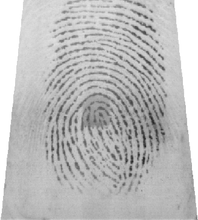
%> input picture Databaser/DB2_B/101_2.tif, 198 x 220 px, shrunk from 328 x 364 before the run
$ octave fingerprint_tets.m   (GNU Octave 9; MATLAB toolbox functions it lacks are replaced by stand-ins)
%> lines starting %> are read from the running program, lines starting %| are printed output that depends on the picture
%% Test
clc
clearvars
addpath('C:\Users\admin\Desktop\Skola\Image Analysis')
addpath('C:\Users\admin\Desktop\Skola\Image Analysis\TMS016_matlab\TMS016_funftions')
addpath('C:\Users\admin\Desktop\Skola\Image Analysis\\')
x = imread('101_2.tif');
%> x is the input picture: size 220x198 uint8; min 38, max 255, mean 188.3
%x = imread('testare.png');
%x = rgb2gray(x);
%x = imread('101_2.tif');
x = double(x);% /255;
%> x: size 220x198 double

%invert image
x = 255 - x;
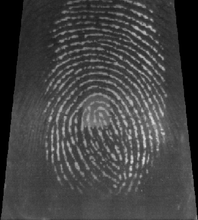
%> x: size 220x198 double; min 0, max 217, mean 66.7
x = double(x);
%dumb test code
%x=x(3:322, 6:325);
%size(x)

[m, n, d] = size(x);
%> m = 220; n = 198; d = 1
figure(1)
imshow(uint8(255-x))
%% Normalizing image
% Flatten image
x_t = reshape(x, 1, []);

% Average
scale = 1/(n*m);
%> scale = 2.3e-05
M_image = sum(x_t)*scale;
%> M_image = 66.7

% Variance
V = scale*(sum((x_t - M_image).^2));
%> V = 1226.4

V_0 = 50; %/255; % from litterature
M_0 = 150; %/255; % fomr litterature

N_t = zeros(size(x_t));

for i=1:n*m
   if x_t(i) < M_image
      norm = M_0 - sqrt(V_0*((x_t(i) - M_image)^2)/V);
      N_t(i) = norm;
   else
      N_t(i) = M_0 + sqrt(V_0*((x_t(i) - M_image)^2)/V);
   end
end
%> after the loop, norm = 146.4

% rescale
idx = find(N_t<0);
%> idx = []
N_t(idx) = 0;

%%
figure(2)
imshow(uint8(255 - reshape(N_t, m, [])))
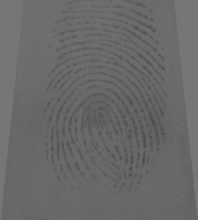
%> displayed picture: size 220x198, on the screen's scale of 0 to 255; min 75, max 118, mean 105
%% Image segmentation

% Dividing into blocks
w = 20;
M = floor(m/w);
%> M = 11
N = floor(n/w);
%> N = 9

rw = w*ones(1, M);
cw = w*ones(1, N);

%> (the run ends here)

$ run again, with Databaser/DB2_B/101_1.tif copied over Databaser/DB2_B/101_2.tif
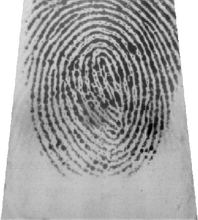
%> input picture Databaser/DB2_B/101_1.tif, 198 x 220 px, shrunk from 328 x 364 before the run
%> x is the input picture: size 220x198 uint8; min 0, max 255, mean 164.6
%> `x = 255 - x;`:
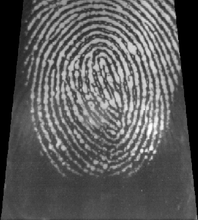
%> x: size 220x198 double; min 0, max 255, mean 90.4
%> M_image = 90.38
%> V = 2801.6
%> after the loop `for i=1:n*m`: norm = 148.9
%> idx = []
%> `imshow(uint8(255 - reshape(N_t, m, [])))`:
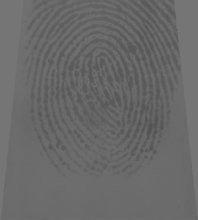
%> displayed picture: size 220x198, on the screen's scale of 0 to 255; min 83, max 117, mean 105

$ run again, with Databaser/DB2_B/101_3.tif copied over Databaser/DB2_B/101_2.tif
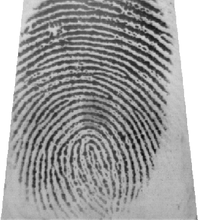
%> input picture Databaser/DB2_B/101_3.tif, 198 x 220 px, shrunk from 328 x 364 before the run
%> x is the input picture: size 220x198 uint8; min 2, max 255, mean 155.5
%> `x = 255 - x;`:
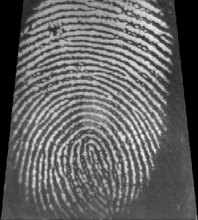
%> x: size 220x198 double; min 0, max 253, mean 99.5
%> M_image = 99.51
%> V = 3067
%> after the loop `for i=1:n*m`: norm = 148.4
%> idx = []
%> `imshow(uint8(255 - reshape(N_t, m, [])))`:
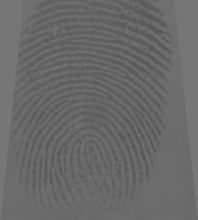
%> displayed picture: size 220x198, on the screen's scale of 0 to 255; min 85, max 118, mean 105
